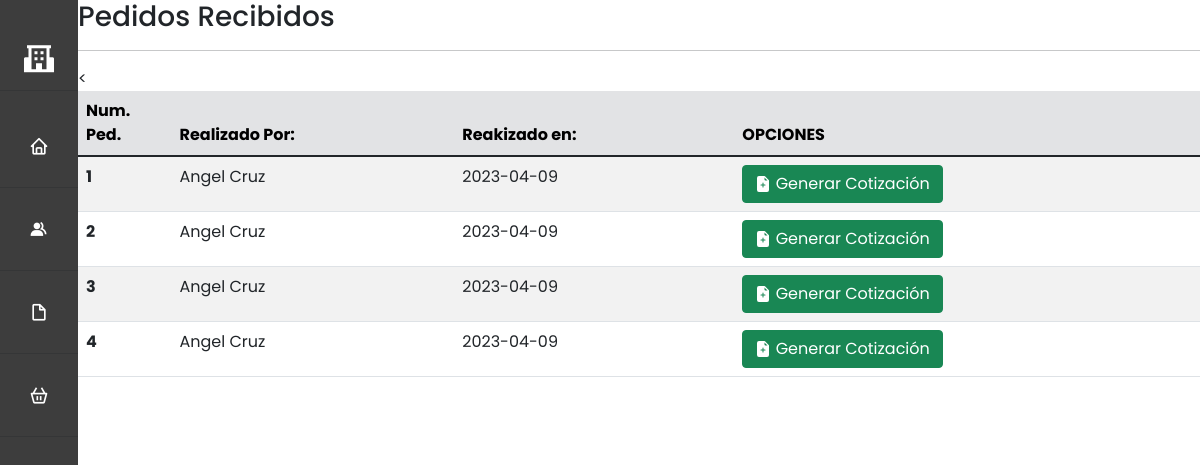
Page /views/documentos/pedidos/index.php on the committed database.
### tables this page shows
CREATE TABLE `pedido` (
  `id` int(11) NOT NULL,
  `IdJefeBodega` int(11) NOT NULL,
  `fechaHora` datetime NOT NULL,
  `Estado` int(11) NOT NULL
);

CREATE TABLE `jefebodega` (
  `id` int(11) NOT NULL,
  `nombre` varchar(255) NOT NULL,
  `apellido` varchar(255) NOT NULL,
  `cedula` int(10) NOT NULL,
  `celular` varchar(14) NOT NULL,
  `correo` varchar(255) NOT NULL,
  `estado` tinyint(1) NOT NULL
);

### models/Pedido.php (called while the page is built, shortened)
<?php
    class Pedido{
        private $PDO;
        public function __construct()
        {
            require_once("c://xampp/htdocs/sistemacompras/config/db.php");
            $con = new db();
            $this->PDO = $con->conexion();
        }
        public function index(){
            $statement = $this->PDO->prepare("SELECT p.*, jb.nombre as jb_nombre , jb.apellido as jb_apellido
                                                FROM pedido p
                                                LEFT JOIN jefebodega jb ON p.IdJefeBodega = jb.id ");
            return ($statement->execute()) ? $statement->fetchAll() : false;
        }
    }
?>

### config/db.php (called while the page is built, shortened)
<?php
    class db {
        private $host = "localhost";
        private $dbname = "db_dsn08";
        private $user = "root";
        private $password = "";
        private $PDO;
        public function __construct() {
            try {
                $this->PDO = new PDO("mysql:host=".$this->host.";dbname=".$this->dbname,$this->user,$this->password);
            } catch(PDOException $e) {
                echo "Error al conectarse a la base de datos: " . $e->getMessage();
            }
        }
        public function conexion() {
            return $this->PDO;
        }
    }
?>

### controllers/controladorPedido.php (called while the page is built, shortened)
<?php
    class controladorPedido{
        private $model;
        public function __construct()
        {
            require_once("c://xampp/htdocs/sistemacompras/models/Pedido.php");
            $this->model = new Pedido();
        }
        public function index(){
            return ($this->model->index()) ? $this->model->index() : false;
        }
    }
?>

### views/documentos/pedidos/index.php (the view, shortened to what this page needs)
<?php
require_once("c://xampp/htdocs/sistemacompras/index.php");
require_once("c://xampp/htdocs/sistemacompras/controllers/controladorPedido.php");
$obj = new controladorPedido();
$rows = $obj->index();
?>
<div id="cabecera-pagina">
    <h3>Pedidos Recibidos</h3>
        <hr class="divider">
        <div id="tabla-pagina">
            <table class="table table-striped">
            <thead class="table-secondary">
                <tr>
                    <th scope="col">Num. Ped.</th>
                    <th scope="col">Realizado Por:</th>
                    <th scope="col">Reakizado en:</th>
                    <th scope="col">OPCIONES</th>
                </tr>
            </thead>
            <tbody>
                <?php if($rows): ?> <
                <?php foreach($rows as $row){ ?>
                    <tr>
                        <th class="col-1" scope="row"><?php echo $row['id']?></th>
                        <td><?php echo $row['jb_nombre'] . ' ' . $row['jb_apellido']?></td>
                        <td><?php echo date('Y-m-d', strtotime($row['fechaHora'])) ?></td>
                        <td>
                            <a type="button" class="btn btn-success" href="/sistemacompras/views/documentos/cotizacion/generar.php?pedido_id=<?=$row["id"]?>">
                                Generar Cotización
                            </a>
                        </td>
                    </tr>
                    <?php } ?>
                    <?php else: ?>
                        <tr>
                            <td colspan="12" class="text-center">No hay documentos ingresados</td>
                        </tr>
                    <?php endif; ?>
                </tbody>
          </table>
        </div>
      </div>
    </section>

### components/css/stylenav.css (style rules this page uses)
* { margin: 0; padding: 0; box-sizing: border-box; font-family: 'Poppins', sans-serif; }

### rows in the picture
pedido: id "1", IdJefeBodega.nombre "Angel", IdJefeBodega.apellido "Cruz", fechaHora "2023-04-09"
pedido: id "2", IdJefeBodega.nombre "Angel", IdJefeBodega.apellido "Cruz", fechaHora "2023-04-09"
pedido: id "3", IdJefeBodega.nombre "Angel", IdJefeBodega.apellido "Cruz", fechaHora "2023-04-09"
pedido: id "4", IdJefeBodega.nombre "Angel", IdJefeBodega.apellido "Cruz", fechaHora "2023-04-09"
